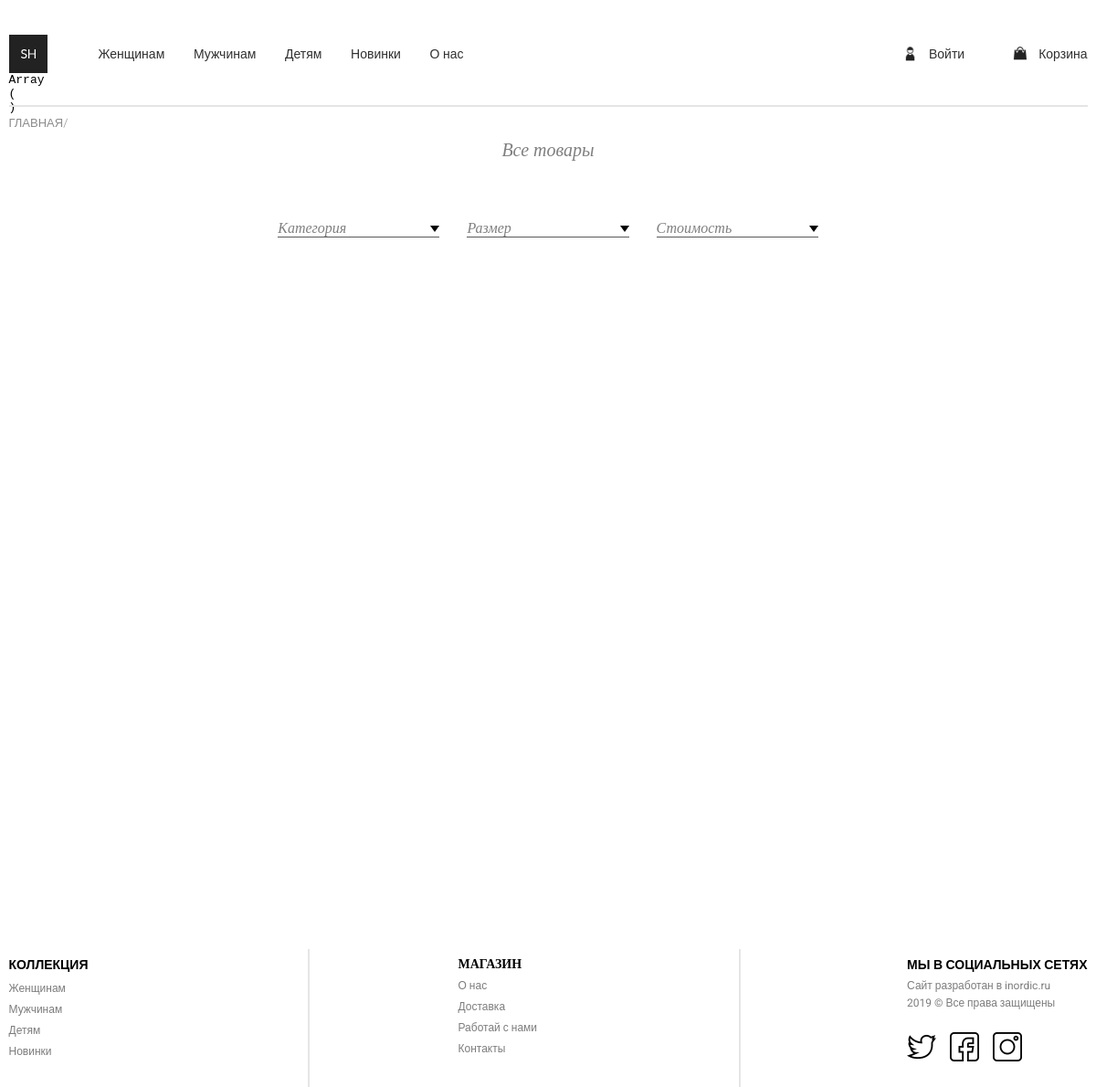
The page /catalog.php on the database as committed earlier.
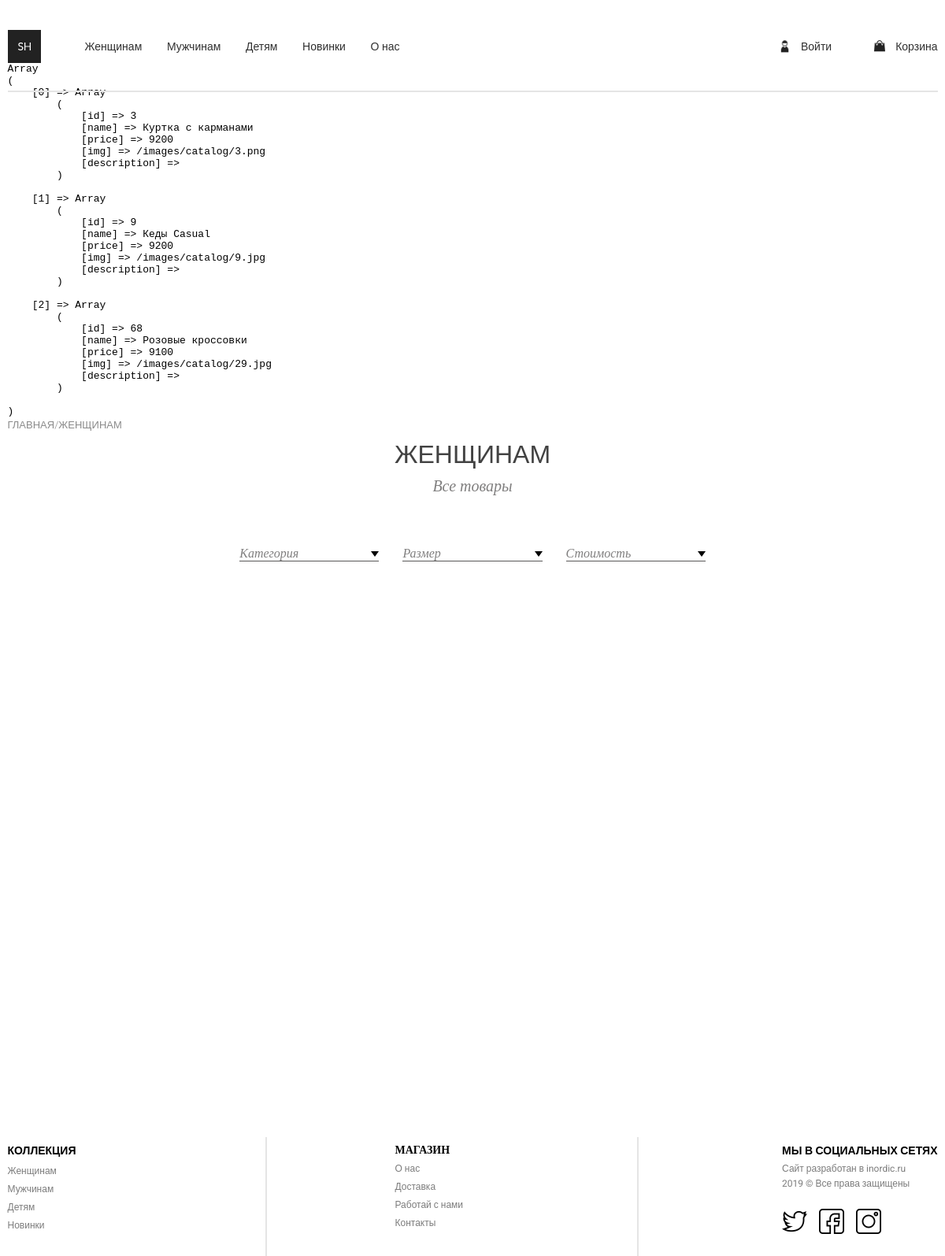
The same page on the database as committed later.
### tables this page shows
CREATE TABLE IF NOT EXISTS `categories` (
  `id` int(11) NOT NULL AUTO_INCREMENT,
  `name` varchar(50) NOT NULL,
  PRIMARY KEY (`id`)
);

### catalog.php (the view, shortened to what this page needs)
<?php
include('parts/header.php');
$template=[];
$catalog_id = 1;
$sql_category = "SELECT * FROM categories WHERE id = {$catalog_id}";
$result_category = mysqli_query($link, $sql_category);
$data_category = mysqli_fetch_assoc($result_category);
$template['catalog_id'] = $catalog_id;
$template['catalog_name'] = $data_category['name'];
?>
<div class="catalog" data-catalog-id="<?=$template['catalog_id']?>">
    <div class="catalog-header">
        <a class="catalog-header-main" href="">Главная/<?=$data_category['name']?></a>
        <h1 class="catalog-header-h1"><?=$template['catalog_name']?></h1>
        <p class="catalog-header-desc">Все товары</p>
        <div class="catalog-header-filter">
            <div class="catalog-header-filter-category"><span class="catalog-header-filter-category-name-of-filter">Категория</span>
            </div>
            <div class="catalog-header-filter-size"><span class="catalog-header-filter-size-name-of-filter">Размер</span>
            </div>
            <div class="catalog-header-filter-price"><span class="catalog-header-filter-size-name-of-filter">Стоимость</span>
            </div>
        </div>
    </div>
</div>
 <?php
    include('parts/footer.php');
 ?>

Rows that differ between the two databases and show on the page:
added categories: name "ЖЕНЩИНАМ"
Other text that changed with them:
text no longer shown: "Array ( )"
text now shown: "Array ( [0] => Array ( [id] => 3 [name] => Куртка с карманами [price] => 9200 [img] => /images/catalog/3.png [description] => ) [1] => Array ( [id] => 9 [name] => Кеды Casual [price] => 9200 [img] => /images/catalog/9.jpg [description] => ) [2] => Array ( [id] => 68 [name] => Розовые кроссовки [price] => 9100 [img] => /images/catalog/29.jpg [description] => ) )"
